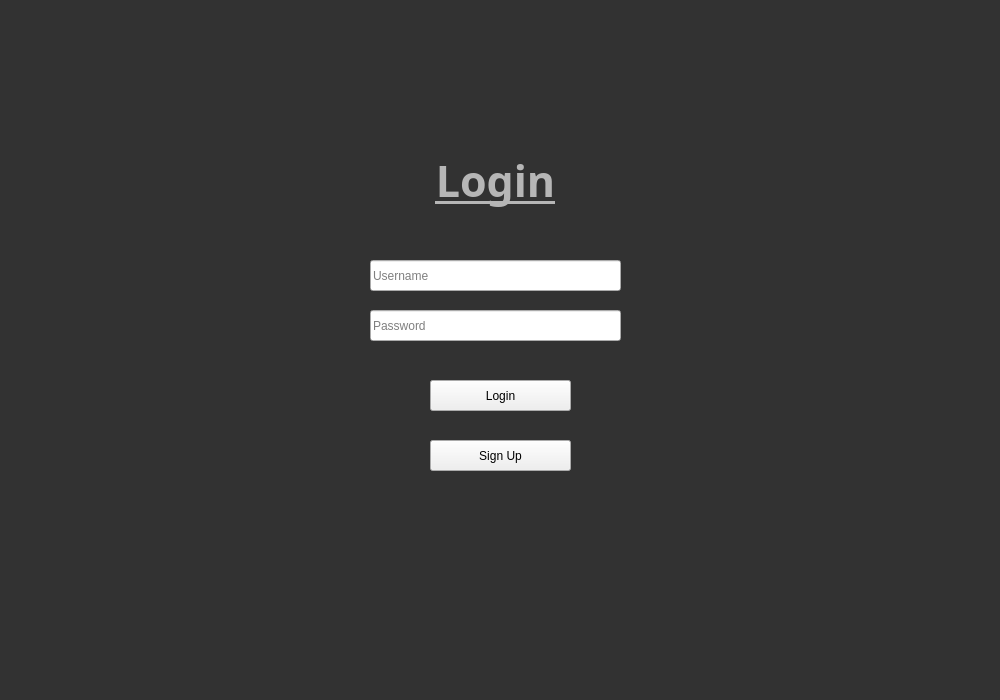
<?xml version="1.0" encoding="UTF-8"?>
<ui version="4.0">
 <class>Form</class>
 <widget class="QWidget" name="Login">
  <property name="geometry">
   <rect>
    <x>0</x>
    <y>0</y>
    <width>1000</width>
    <height>700</height>
   </rect>
  </property>
  <property name="windowTitle">
   <string>XYZ</string>
  </property>
  <widget class="QLineEdit" name="username">
   <property name="geometry">
    <rect>
     <x>370</x>
     <y>260</y>
     <width>251</width>
     <height>31</height>
    </rect>
   </property>
   <property name="placeholderText">
    <string>Username</string>
   </property>
  </widget>
  <widget class="QPushButton" name="loginb">
   <property name="geometry">
    <rect>
     <x>430</x>
     <y>380</y>
     <width>141</width>
     <height>31</height>
    </rect>
   </property>
   <property name="text">
    <string>Login</string>
   </property>
  </widget>
  <widget class="QPushButton" name="signupb">
   <property name="geometry">
    <rect>
     <x>430</x>
     <y>440</y>
     <width>141</width>
     <height>31</height>
    </rect>
   </property>
   <property name="text">
    <string>Sign Up</string>
   </property>
  </widget>
  <widget class="QLineEdit" name="password">
   <property name="geometry">
    <rect>
     <x>370</x>
     <y>310</y>
     <width>251</width>
     <height>31</height>
    </rect>
   </property>
   <property name="placeholderText">
    <string>Password</string>
   </property>
  </widget>
  <widget class="QLabel" name="label">
   <property name="geometry">
    <rect>
     <x>390</x>
     <y>140</y>
     <width>211</width>
     <height>81</height>
    </rect>
   </property>
   <property name="font">
    <font>
     <family>Sitka Subheading Semibold</family>
     <pointsize>32</pointsize>
     <weight>75</weight>
     <bold>true</bold>
     <underline>true</underline>
    </font>
   </property>
   <property name="styleSheet">
    <string notr="true">color: rgb(182, 182, 182)</string>
   </property>
   <property name="text">
    <string>Login</string>
   </property>
   <property name="textFormat">
    <enum>Qt::PlainText</enum>
   </property>
   <property name="alignment">
    <set>Qt::AlignCenter</set>
   </property>
  </widget>
  <widget class="QWidget" name="widget" native="true">
   <property name="geometry">
    <rect>
     <x>0</x>
     <y>0</y>
     <width>1000</width>
     <height>700</height>
    </rect>
   </property>
   <property name="styleSheet">
    <string notr="true">background-color: rgb(50, 50, 50)</string>
   </property>
  </widget>
  <zorder>widget</zorder>
  <zorder>loginb</zorder>
  <zorder>signupb</zorder>
  <zorder>password</zorder>
  <zorder>username</zorder>
  <zorder>label</zorder>
 </widget>
 <resources>
  <include location="assets/login.qrc"/>
 </resources>
 <connections/>
</ui>
